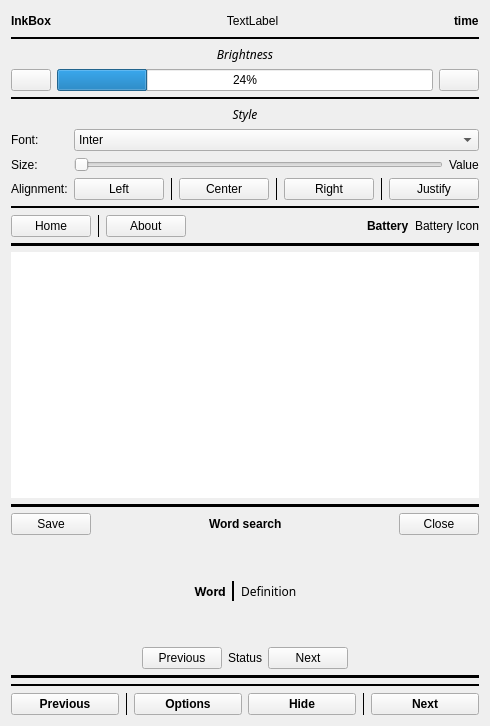
<?xml version="1.0" encoding="UTF-8"?>
<ui version="4.0">
 <class>reader</class>
 <widget class="QWidget" name="reader">
  <property name="geometry">
   <rect>
    <x>0</x>
    <y>0</y>
    <width>490</width>
    <height>726</height>
   </rect>
  </property>
  <property name="windowTitle">
   <string>Form</string>
  </property>
  <layout class="QVBoxLayout" name="verticalLayout">
   <item>
    <layout class="QGridLayout" name="gridLayout">
     <item row="10" column="0">
      <widget class="QStackedWidget" name="wordWidget">
       <widget class="QWidget" name="page_8">
        <layout class="QVBoxLayout" name="verticalLayout_4">
         <property name="leftMargin">
          <number>0</number>
         </property>
         <property name="topMargin">
          <number>0</number>
         </property>
         <property name="rightMargin">
          <number>0</number>
         </property>
         <property name="bottomMargin">
          <number>0</number>
         </property>
         <item>
          <widget class="Line" name="line_12">
           <property name="frameShadow">
            <enum>QFrame::Plain</enum>
           </property>
           <property name="lineWidth">
            <number>8</number>
           </property>
           <property name="orientation">
            <enum>Qt::Horizontal</enum>
           </property>
          </widget>
         </item>
         <item>
          <layout class="QGridLayout" name="gridLayout_5">
           <property name="bottomMargin">
            <number>0</number>
           </property>
           <property name="spacing">
            <number>6</number>
           </property>
           <item row="1" column="3">
            <spacer name="horizontalSpacer_4">
             <property name="orientation">
              <enum>Qt::Horizontal</enum>
             </property>
             <property name="sizeHint" stdset="0">
              <size>
               <width>40</width>
               <height>20</height>
              </size>
             </property>
            </spacer>
           </item>
           <item row="1" column="0">
            <widget class="QPushButton" name="saveWordBtn">
             <property name="text">
              <string>Save</string>
             </property>
            </widget>
           </item>
           <item row="1" column="4">
            <widget class="QPushButton" name="infoCloseBtn">
             <property name="text">
              <string>Close</string>
             </property>
            </widget>
           </item>
           <item row="1" column="2">
            <widget class="QLabel" name="wordSearchLabel">
             <property name="font">
              <font>
               <weight>75</weight>
               <bold>true</bold>
              </font>
             </property>
             <property name="text">
              <string>Word search</string>
             </property>
            </widget>
           </item>
           <item row="1" column="1">
            <spacer name="horizontalSpacer_3">
             <property name="orientation">
              <enum>Qt::Horizontal</enum>
             </property>
             <property name="sizeHint" stdset="0">
              <size>
               <width>40</width>
               <height>20</height>
              </size>
             </property>
            </spacer>
           </item>
          </layout>
         </item>
         <item>
          <layout class="QGridLayout" name="gridLayout_12">
           <property name="bottomMargin">
            <number>0</number>
           </property>
           <item row="1" column="0">
            <layout class="QGridLayout" name="gridLayout_14">
             <property name="bottomMargin">
              <number>0</number>
             </property>
             <item row="0" column="2">
              <widget class="Line" name="line_14">
               <property name="frameShadow">
                <enum>QFrame::Plain</enum>
               </property>
               <property name="lineWidth">
                <number>2</number>
               </property>
               <property name="orientation">
                <enum>Qt::Vertical</enum>
               </property>
              </widget>
             </item>
             <item row="0" column="3">
              <widget class="QLabel" name="definitionLabel">
               <property name="font">
                <font>
                 <family>Source Serif Pro</family>
                </font>
               </property>
               <property name="text">
                <string>Definition</string>
               </property>
               <property name="alignment">
                <set>Qt::AlignJustify|Qt::AlignVCenter</set>
               </property>
               <property name="wordWrap">
                <bool>true</bool>
               </property>
              </widget>
             </item>
             <item row="0" column="1">
              <widget class="QLabel" name="wordLabel">
               <property name="font">
                <font>
                 <family>Inter</family>
                 <weight>75</weight>
                 <bold>true</bold>
                </font>
               </property>
               <property name="text">
                <string>Word</string>
               </property>
               <property name="alignment">
                <set>Qt::AlignCenter</set>
               </property>
               <property name="wordWrap">
                <bool>true</bool>
               </property>
              </widget>
             </item>
             <item row="0" column="4">
              <spacer name="horizontalSpacer_5">
               <property name="orientation">
                <enum>Qt::Horizontal</enum>
               </property>
               <property name="sizeHint" stdset="0">
                <size>
                 <width>40</width>
                 <height>20</height>
                </size>
               </property>
              </spacer>
             </item>
             <item row="0" column="0">
              <spacer name="horizontalSpacer_6">
               <property name="orientation">
                <enum>Qt::Horizontal</enum>
               </property>
               <property name="sizeHint" stdset="0">
                <size>
                 <width>40</width>
                 <height>20</height>
                </size>
               </property>
              </spacer>
             </item>
            </layout>
           </item>
           <item row="3" column="0">
            <spacer name="verticalSpacer_4">
             <property name="orientation">
              <enum>Qt::Vertical</enum>
             </property>
             <property name="sizeHint" stdset="0">
              <size>
               <width>20</width>
               <height>40</height>
              </size>
             </property>
            </spacer>
           </item>
           <item row="4" column="0">
            <layout class="QGridLayout" name="gridLayout_9">
             <property name="bottomMargin">
              <number>0</number>
             </property>
             <item row="0" column="0">
              <spacer name="horizontalSpacer_7">
               <property name="orientation">
                <enum>Qt::Horizontal</enum>
               </property>
               <property name="sizeHint" stdset="0">
                <size>
                 <width>40</width>
                 <height>20</height>
                </size>
               </property>
              </spacer>
             </item>
             <item row="0" column="1">
              <widget class="QPushButton" name="previousDefinitionBtn">
               <property name="text">
                <string>Previous</string>
               </property>
              </widget>
             </item>
             <item row="0" column="4">
              <spacer name="horizontalSpacer_8">
               <property name="orientation">
                <enum>Qt::Horizontal</enum>
               </property>
               <property name="sizeHint" stdset="0">
                <size>
                 <width>40</width>
                 <height>20</height>
                </size>
               </property>
              </spacer>
             </item>
             <item row="0" column="2">
              <widget class="QLabel" name="definitionStatusLabel">
               <property name="text">
                <string>Status</string>
               </property>
              </widget>
             </item>
             <item row="0" column="3">
              <widget class="QPushButton" name="nextDefinitionBtn">
               <property name="text">
                <string>Next</string>
               </property>
              </widget>
             </item>
            </layout>
           </item>
           <item row="0" column="0">
            <spacer name="verticalSpacer_3">
             <property name="orientation">
              <enum>Qt::Vertical</enum>
             </property>
             <property name="sizeHint" stdset="0">
              <size>
               <width>20</width>
               <height>40</height>
              </size>
             </property>
            </spacer>
           </item>
          </layout>
         </item>
         <item>
          <widget class="Line" name="line_13">
           <property name="frameShadow">
            <enum>QFrame::Plain</enum>
           </property>
           <property name="lineWidth">
            <number>8</number>
           </property>
           <property name="orientation">
            <enum>Qt::Horizontal</enum>
           </property>
          </widget>
         </item>
        </layout>
       </widget>
       <widget class="QWidget" name="page_9"/>
      </widget>
     </item>
     <item row="8" column="0">
      <widget class="QStackedWidget" name="menuWidget">
       <widget class="QWidget" name="page_20">
        <layout class="QVBoxLayout" name="verticalLayout_8">
         <property name="leftMargin">
          <number>0</number>
         </property>
         <property name="topMargin">
          <number>0</number>
         </property>
         <property name="rightMargin">
          <number>0</number>
         </property>
         <property name="bottomMargin">
          <number>0</number>
         </property>
         <item>
          <widget class="QStackedWidget" name="statusBarWidget">
           <widget class="QWidget" name="page_3">
            <layout class="QVBoxLayout" name="verticalLayout_3">
             <property name="leftMargin">
              <number>0</number>
             </property>
             <property name="topMargin">
              <number>0</number>
             </property>
             <property name="rightMargin">
              <number>0</number>
             </property>
             <property name="bottomMargin">
              <number>0</number>
             </property>
             <item>
              <layout class="QGridLayout" name="gridLayout_17">
               <property name="bottomMargin">
                <number>0</number>
               </property>
               <item row="0" column="0">
                <layout class="QGridLayout" name="gridLayout_3">
                 <property name="bottomMargin">
                  <number>0</number>
                 </property>
                 <item row="0" column="1">
                  <spacer name="horizontalSpacer">
                   <property name="orientation">
                    <enum>Qt::Horizontal</enum>
                   </property>
                   <property name="sizeHint" stdset="0">
                    <size>
                     <width>40</width>
                     <height>20</height>
                    </size>
                   </property>
                  </spacer>
                 </item>
                 <item row="0" column="4">
                  <widget class="QLabel" name="timeLabel">
                   <property name="font">
                    <font>
                     <weight>75</weight>
                     <bold>true</bold>
                    </font>
                   </property>
                   <property name="text">
                    <string>time</string>
                   </property>
                  </widget>
                 </item>
                 <item row="0" column="2">
                  <widget class="QStackedWidget" name="topbarStackedWidget">
                   <widget class="QWidget" name="page_7">
                    <layout class="QVBoxLayout" name="verticalLayout_7">
                     <property name="leftMargin">
                      <number>0</number>
                     </property>
                     <property name="topMargin">
                      <number>0</number>
                     </property>
                     <property name="rightMargin">
                      <number>0</number>
                     </property>
                     <property name="bottomMargin">
                      <number>0</number>
                     </property>
                     <item>
                      <layout class="QGridLayout" name="gridLayout_13">
                       <item row="0" column="0">
                        <widget class="QLabel" name="bookInfoLabel">
                         <property name="text">
                          <string>TextLabel</string>
                         </property>
                         <property name="alignment">
                          <set>Qt::AlignCenter</set>
                         </property>
                         <property name="wordWrap">
                          <bool>false</bool>
                         </property>
                        </widget>
                       </item>
                      </layout>
                     </item>
                    </layout>
                   </widget>
                   <widget class="QWidget" name="page_14"/>
                  </widget>
                 </item>
                 <item row="0" column="0">
                  <widget class="QLabel" name="inkboxLabel">
                   <property name="font">
                    <font>
                     <weight>75</weight>
                     <bold>true</bold>
                    </font>
                   </property>
                   <property name="text">
                    <string>InkBox</string>
                   </property>
                   <property name="alignment">
                    <set>Qt::AlignCenter</set>
                   </property>
                  </widget>
                 </item>
                 <item row="0" column="3">
                  <spacer name="horizontalSpacer_9">
                   <property name="orientation">
                    <enum>Qt::Horizontal</enum>
                   </property>
                   <property name="sizeHint" stdset="0">
                    <size>
                     <width>40</width>
                     <height>20</height>
                    </size>
                   </property>
                  </spacer>
                 </item>
                </layout>
               </item>
               <item row="1" column="0">
                <widget class="Line" name="line_5">
                 <property name="frameShadow">
                  <enum>QFrame::Plain</enum>
                 </property>
                 <property name="lineWidth">
                  <number>2</number>
                 </property>
                 <property name="orientation">
                  <enum>Qt::Horizontal</enum>
                 </property>
                </widget>
               </item>
              </layout>
             </item>
            </layout>
           </widget>
           <widget class="QWidget" name="page_5"/>
          </widget>
         </item>
         <item>
          <widget class="QStackedWidget" name="brightnessWidget">
           <property name="lineWidth">
            <number>0</number>
           </property>
           <widget class="QWidget" name="page_12">
            <layout class="QVBoxLayout" name="verticalLayout_6">
             <property name="leftMargin">
              <number>0</number>
             </property>
             <property name="topMargin">
              <number>0</number>
             </property>
             <property name="rightMargin">
              <number>0</number>
             </property>
             <property name="bottomMargin">
              <number>0</number>
             </property>
             <item>
              <layout class="QGridLayout" name="gridLayout_6">
               <property name="topMargin">
                <number>0</number>
               </property>
               <property name="rightMargin">
                <number>0</number>
               </property>
               <item row="1" column="0">
                <widget class="QPushButton" name="brightnessDecBtn">
                 <property name="text">
                  <string/>
                 </property>
                </widget>
               </item>
               <item row="1" column="2">
                <widget class="QPushButton" name="brightnessIncBtn">
                 <property name="text">
                  <string/>
                 </property>
                </widget>
               </item>
               <item row="0" column="1">
                <widget class="QLabel" name="brightnessLabel">
                 <property name="font">
                  <font>
                   <family>Chivo</family>
                   <italic>true</italic>
                  </font>
                 </property>
                 <property name="text">
                  <string>Brightness</string>
                 </property>
                 <property name="alignment">
                  <set>Qt::AlignCenter</set>
                 </property>
                </widget>
               </item>
               <item row="1" column="1">
                <widget class="QProgressBar" name="brightnessStatus">
                 <property name="value">
                  <number>24</number>
                 </property>
                </widget>
               </item>
              </layout>
             </item>
             <item>
              <widget class="Line" name="line_8">
               <property name="frameShadow">
                <enum>QFrame::Plain</enum>
               </property>
               <property name="lineWidth">
                <number>2</number>
               </property>
               <property name="orientation">
                <enum>Qt::Horizontal</enum>
               </property>
              </widget>
             </item>
            </layout>
           </widget>
           <widget class="QWidget" name="page_13"/>
          </widget>
         </item>
         <item>
          <layout class="QGridLayout" name="gridLayout_19">
           <item row="0" column="0">
            <widget class="QStackedWidget" name="menuBarWidget">
             <property name="frameShadow">
              <enum>QFrame::Plain</enum>
             </property>
             <property name="lineWidth">
              <number>0</number>
             </property>
             <property name="currentIndex">
              <number>0</number>
             </property>
             <widget class="QWidget" name="page">
              <layout class="QVBoxLayout" name="verticalLayout_2">
               <property name="leftMargin">
                <number>0</number>
               </property>
               <property name="topMargin">
                <number>0</number>
               </property>
               <property name="rightMargin">
                <number>0</number>
               </property>
               <property name="bottomMargin">
                <number>0</number>
               </property>
               <item>
                <layout class="QGridLayout" name="gridLayout_16">
                 <property name="topMargin">
                  <number>0</number>
                 </property>
                 <property name="bottomMargin">
                  <number>0</number>
                 </property>
                 <item row="5" column="0">
                  <widget class="Line" name="line_4">
                   <property name="frameShadow">
                    <enum>QFrame::Plain</enum>
                   </property>
                   <property name="lineWidth">
                    <number>4</number>
                   </property>
                   <property name="orientation">
                    <enum>Qt::Horizontal</enum>
                   </property>
                  </widget>
                 </item>
                 <item row="0" column="0">
                  <layout class="QGridLayout" name="gridLayout_8">
                   <property name="bottomMargin">
                    <number>0</number>
                   </property>
                   <item row="1" column="0">
                    <widget class="QLabel" name="styleLabel">
                     <property name="font">
                      <font>
                       <family>Chivo</family>
                       <italic>true</italic>
                      </font>
                     </property>
                     <property name="text">
                      <string>Style</string>
                     </property>
                     <property name="alignment">
                      <set>Qt::AlignCenter</set>
                     </property>
                    </widget>
                   </item>
                  </layout>
                 </item>
                 <item row="1" column="0">
                  <layout class="QGridLayout" name="gridLayout_10">
                   <property name="bottomMargin">
                    <number>0</number>
                   </property>
                   <item row="0" column="1">
                    <widget class="QComboBox" name="fontChooser">
                     <item>
                      <property name="text">
                       <string>Inter</string>
                      </property>
                     </item>
                     <item>
                      <property name="text">
                       <string>Crimson Pro</string>
                      </property>
                     </item>
                     <item>
                      <property name="text">
                       <string>Source Serif Pro</string>
                      </property>
                     </item>
                     <item>
                      <property name="text">
                       <string>Libre Baskerville</string>
                      </property>
                     </item>
                     <item>
                      <property name="text">
                       <string>Libertinus Serif</string>
                      </property>
                     </item>
                     <item>
                      <property name="text">
                       <string>Noto Mono</string>
                      </property>
                     </item>
                     <item>
                      <property name="text">
                       <string>Roboto</string>
                      </property>
                     </item>
                    </widget>
                   </item>
                   <item row="0" column="0">
                    <widget class="QLabel" name="fontLabel">
                     <property name="text">
                      <string>Font:</string>
                     </property>
                    </widget>
                   </item>
                   <item row="1" column="0">
                    <widget class="QLabel" name="sizeLabel">
                     <property name="text">
                      <string>Size:</string>
                     </property>
                    </widget>
                   </item>
                   <item row="1" column="1">
                    <layout class="QGridLayout" name="gridLayout_11">
                     <item row="0" column="0">
                      <widget class="QSlider" name="sizeSlider">
                       <property name="maximum">
                        <number>4</number>
                       </property>
                       <property name="pageStep">
                        <number>1</number>
                       </property>
                       <property name="value">
                        <number>0</number>
                       </property>
                       <property name="orientation">
                        <enum>Qt::Horizontal</enum>
                       </property>
                      </widget>
                     </item>
                     <item row="0" column="1">
                      <widget class="QLabel" name="sizeValueLabel">
                       <property name="text">
                        <string>Value</string>
                       </property>
                      </widget>
                     </item>
                    </layout>
                   </item>
                   <item row="2" column="1">
                    <layout class="QGridLayout" name="gridLayout_4">
                     <item row="0" column="4">
                      <widget class="QPushButton" name="alignRightBtn">
                       <property name="font">
                        <font>
                         <family>Ubuntu</family>
                         <italic>false</italic>
                        </font>
                       </property>
                       <property name="text">
                        <string>Right</string>
                       </property>
                      </widget>
                     </item>
                     <item row="0" column="0">
                      <widget class="QPushButton" name="alignLeftBtn">
                       <property name="font">
                        <font>
                         <family>Ubuntu</family>
                         <italic>false</italic>
                        </font>
                       </property>
                       <property name="text">
                        <string>Left</string>
                       </property>
                      </widget>
                     </item>
                     <item row="0" column="2">
                      <widget class="QPushButton" name="alignCenterBtn">
                       <property name="text">
                        <string>Center</string>
                       </property>
                      </widget>
                     </item>
                     <item row="0" column="6">
                      <widget class="QPushButton" name="alignJustifyBtn">
                       <property name="font">
                        <font>
                         <family>Ubuntu</family>
                         <italic>false</italic>
                        </font>
                       </property>
                       <property name="text">
                        <string>Justify</string>
                       </property>
                      </widget>
                     </item>
                     <item row="0" column="3">
                      <widget class="Line" name="line_10">
                       <property name="frameShadow">
                        <enum>QFrame::Plain</enum>
                       </property>
                       <property name="orientation">
                        <enum>Qt::Vertical</enum>
                       </property>
                      </widget>
                     </item>
                     <item row="0" column="1">
                      <widget class="Line" name="line_9">
                       <property name="frameShadow">
                        <enum>QFrame::Plain</enum>
                       </property>
                       <property name="orientation">
                        <enum>Qt::Vertical</enum>
                       </property>
                      </widget>
                     </item>
                     <item row="0" column="5">
                      <widget class="Line" name="line_11">
                       <property name="frameShadow">
                        <enum>QFrame::Plain</enum>
                       </property>
                       <property name="orientation">
                        <enum>Qt::Vertical</enum>
                       </property>
                      </widget>
                     </item>
                    </layout>
                   </item>
                   <item row="2" column="0">
                    <widget class="QLabel" name="alignmentLabel">
                     <property name="text">
                      <string>Alignment:</string>
                     </property>
                    </widget>
                   </item>
                  </layout>
                 </item>
                 <item row="2" column="0">
                  <widget class="Line" name="line_6">
                   <property name="frameShadow">
                    <enum>QFrame::Plain</enum>
                   </property>
                   <property name="lineWidth">
                    <number>2</number>
                   </property>
                   <property name="orientation">
                    <enum>Qt::Horizontal</enum>
                   </property>
                  </widget>
                 </item>
                 <item row="3" column="0">
                  <layout class="QGridLayout" name="gridLayout_7">
                   <property name="bottomMargin">
                    <number>0</number>
                   </property>
                   <item row="0" column="5">
                    <widget class="QLabel" name="batteryLabel">
                     <property name="font">
                      <font>
                       <weight>75</weight>
                       <bold>true</bold>
                      </font>
                     </property>
                     <property name="text">
                      <string>Battery</string>
                     </property>
                    </widget>
                   </item>
                   <item row="0" column="0">
                    <widget class="QPushButton" name="homeBtn">
                     <property name="text">
                      <string>  Home  </string>
                     </property>
                    </widget>
                   </item>
                   <item row="0" column="3">
                    <spacer name="horizontalSpacer_2">
                     <property name="orientation">
                      <enum>Qt::Horizontal</enum>
                     </property>
                     <property name="sizeHint" stdset="0">
                      <size>
                       <width>40</width>
                       <height>20</height>
                      </size>
                     </property>
                    </spacer>
                   </item>
                   <item row="0" column="6">
                    <widget class="QLabel" name="batteryIconLabel">
                     <property name="text">
                      <string>Battery Icon</string>
                     </property>
                    </widget>
                   </item>
                   <item row="0" column="2">
                    <widget class="QPushButton" name="aboutBtn">
                     <property name="text">
                      <string>  About  </string>
                     </property>
                    </widget>
                   </item>
                   <item row="0" column="1">
                    <widget class="Line" name="line_7">
                     <property name="frameShadow">
                      <enum>QFrame::Plain</enum>
                     </property>
                     <property name="lineWidth">
                      <number>1</number>
                     </property>
                     <property name="orientation">
                      <enum>Qt::Vertical</enum>
                     </property>
                    </widget>
                   </item>
                  </layout>
                 </item>
                </layout>
               </item>
              </layout>
             </widget>
             <widget class="QWidget" name="page_4"/>
            </widget>
           </item>
          </layout>
         </item>
        </layout>
       </widget>
       <widget class="QWidget" name="page_21"/>
      </widget>
     </item>
     <item row="15" column="0">
      <layout class="QGridLayout" name="gridLayout_2">
       <item row="0" column="4">
        <widget class="Line" name="line_3">
         <property name="frameShadow">
          <enum>QFrame::Plain</enum>
         </property>
         <property name="orientation">
          <enum>Qt::Vertical</enum>
         </property>
        </widget>
       </item>
       <item row="0" column="0">
        <widget class="QPushButton" name="previousBtn">
         <property name="font">
          <font>
           <weight>75</weight>
           <bold>true</bold>
          </font>
         </property>
         <property name="text">
          <string>Previous</string>
         </property>
        </widget>
       </item>
       <item row="0" column="1">
        <widget class="Line" name="line">
         <property name="frameShadow">
          <enum>QFrame::Plain</enum>
         </property>
         <property name="orientation">
          <enum>Qt::Vertical</enum>
         </property>
        </widget>
       </item>
       <item row="0" column="2">
        <widget class="QPushButton" name="optionsBtn">
         <property name="font">
          <font>
           <weight>75</weight>
           <bold>true</bold>
          </font>
         </property>
         <property name="text">
          <string>Options</string>
         </property>
        </widget>
       </item>
       <item row="0" column="5">
        <widget class="QPushButton" name="nextBtn">
         <property name="font">
          <font>
           <weight>75</weight>
           <bold>true</bold>
          </font>
         </property>
         <property name="text">
          <string>Next</string>
         </property>
        </widget>
       </item>
       <item row="0" column="3">
        <widget class="QPushButton" name="hideOptionsBtn">
         <property name="font">
          <font>
           <weight>75</weight>
           <bold>true</bold>
          </font>
         </property>
         <property name="text">
          <string>Hide</string>
         </property>
        </widget>
       </item>
      </layout>
     </item>
     <item row="9" column="0">
      <widget class="QTextEdit" name="text">
       <property name="sizePolicy">
        <sizepolicy hsizetype="Expanding" vsizetype="Expanding">
         <horstretch>50</horstretch>
         <verstretch>50</verstretch>
        </sizepolicy>
       </property>
       <property name="locale">
        <locale language="English" country="UnitedStates"/>
       </property>
       <property name="frameShape">
        <enum>QFrame::NoFrame</enum>
       </property>
       <property name="frameShadow">
        <enum>QFrame::Plain</enum>
       </property>
       <property name="lineWidth">
        <number>0</number>
       </property>
       <property name="verticalScrollBarPolicy">
        <enum>Qt::ScrollBarAlwaysOff</enum>
       </property>
       <property name="horizontalScrollBarPolicy">
        <enum>Qt::ScrollBarAlwaysOff</enum>
       </property>
      </widget>
     </item>
     <item row="14" column="0">
      <widget class="Line" name="line_2">
       <property name="frameShadow">
        <enum>QFrame::Plain</enum>
       </property>
       <property name="lineWidth">
        <number>2</number>
       </property>
       <property name="orientation">
        <enum>Qt::Horizontal</enum>
       </property>
      </widget>
     </item>
    </layout>
   </item>
  </layout>
 </widget>
 <resources/>
 <connections/>
</ui>
